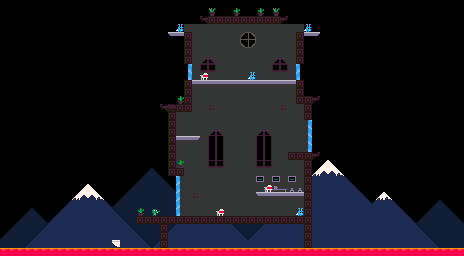

This game map was drawn from its Tiled (.tmx) file and the tilesets committed beside it. A one-line description and the trimmed map source follow:
An orthogonal 58x32 tile map with 8x8 px tiles, 3 tile layers (BG, MAP, Sprites), 2 tilesets.

<map version="1.8" tiledversion="1.8.2" orientation="orthogonal" renderorder="right-down" width="58" height="32" tilewidth="8" tileheight="8" infinite="0" nextlayerid="5" nextobjectid="1">
 <editorsettings>
  <export target="level1.json" format="json" />
 </editorsettings>
 <tileset firstgid="1" name="tiles" tilewidth="8" tileheight="8" tilecount="256" columns="16">
  <image source="../../public/tiles.png" width="128" height="128" />
 </tileset>
 <tileset firstgid="257" source="sprites.tsx" />
 <layer id="3" name="BG" width="58" height="32">
  <properties>
   <property name="music" value="mission" />
   <property name="save" type="int" value="100" />
   <property name="sky" value="dawn" />
   <property name="time" type="int" value="3" />
  </properties>
  <data>[1856 cells, 762 non-empty, 31 distinct tile ids]</data>
 </layer>
 <layer id="1" name="MAP" width="58" height="32">
  <data>[1856 cells, 178 non-empty, 10 distinct tile ids]</data>
 </layer>
 <layer id="4" name="Sprites" width="58" height="32">
  <data>[1856 cells, 21 non-empty, 7 distinct tile ids]</data>
 </layer>
</map>
